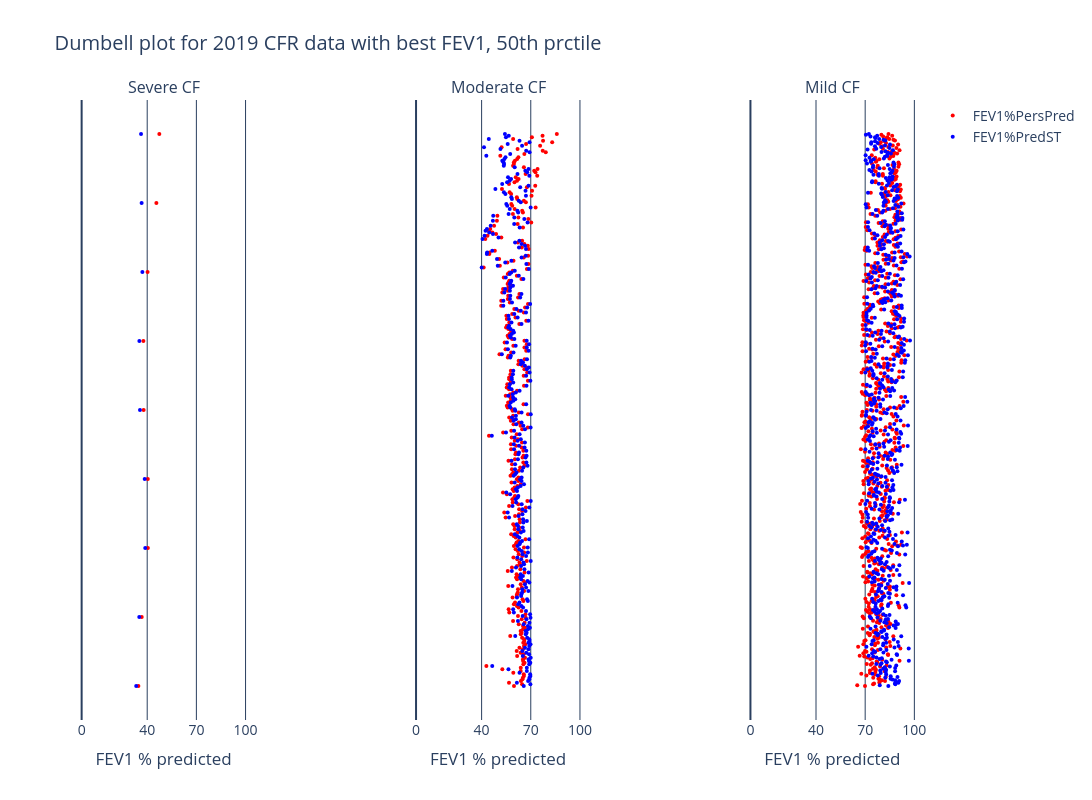

Notebook code for this chart:
### Code cell
prctile = 50
# prctile = 0

title = f"Dumbell plot for 2019 CFR data with best FEV1, {prctile:.0f}th prctile"

diff_col = "pppFEV1 - ppFEV1ST"
t = df[diff_col].abs().quantile(prctile / 100)
df_to_plot = df[df[diff_col].abs() > t]

fig = make_subplots(
    1, 3, horizontal_spacing=0.2, column_titles=["Severe CF", "Moderate CF", "Mild CF"]
)

# Create the three dataframe
mask_mild = df_to_plot["FEV1%PredST"] >= 70
mask_moderate = (df_to_plot["FEV1%PredST"] >= 40) & (df_to_plot["FEV1%PredST"] < 70)
mask_severe = 40 > df_to_plot["FEV1%PredST"]

vh.plot_scalar_dumbell(
    fig, df_to_plot[mask_severe], "FEV1%PredST", "FEV1%PersPred", col=1
)
vh.plot_scalar_dumbell(
    fig, df_to_plot[mask_moderate], "FEV1%PredST", "FEV1%PersPred", col=2
)
vh.plot_scalar_dumbell(
    fig, df_to_plot[mask_mild], "FEV1%PredST", "FEV1%PersPred", col=3
)

fig.update_layout(
    height=1400 if prctile == 0 else 800,
    width=1200,
    font=dict(size=14),
    showlegend=True,
    title=title,
    plot_bgcolor="white",
    paper_bgcolor="white",
)
fig.update_xaxes(
    range=[-1, 101],
    tickvals=[0, 40, 70, 100],
    title="FEV1 % predicted",
    gridcolor="#2a3f5f",
    zeroline=True,
    zerolinecolor="#2a3f5f",
    zerolinewidth=2,
)
fig.update_yaxes(
    showticklabels=False,
    showgrid=False,
    gridcolor="#2a3f5f",
    zeroline=True,
    zerolinecolor="#2a3f5f",
    zerolinewidth=2,
)
# fig.write_image(f"{dh.get_path_to_main()}PlotsCFR/{title}.pdf")
fig.show()

### Figure 1 — Plotly figure (JSON) as saved in the notebook; plotly's stock layout.template omitted (floating-point values rounded to 4 significant figures; data arrays with more than 128 entries replaced by an {"elided": "..."} marker saying what was removed)
{"data": [{"marker": {"color": "red", "size": 4}, "mode": "markers", "name": "FEV1%PersPred", "showlegend": true, "type": "scatter", "x": [34.61, 36.65, 40.4, 40.36, 37.83, 37.67, 40.21, 45.59, 47.4], "xaxis": "x", "y": ["B169778", "C221517", "B167368", "B158702", "B161636", "B162323", "B162395", "B162618", "B162219"], "yaxis": "y"}, {"marker": {"color": "blue", "size": 4}, "mode": "markers", "name": "FEV1%PredST", "showlegend": true, "type": "scatter", "x": [33.28, 35.16, 38.79, 38.48, 35.58, 35.22, 37.06, 36.6, 36.24], "xaxis": "x", "y": ["B169778", "C221517", "B167368", "B158702", "B161636", "B162323", "B162395", "B162618", "B162219"], "yaxis": "y"}, {"marker": {"color": "red", "size": 4}, "mode": "markers", "name": "FEV1%PersPred", "showlegend": false, "type": "scatter", "x": {"elided": "332 float values"}, "xaxis": "x2", "y": {"elided": "332 str values"}, "yaxis": "y2"}, {"marker": {"color": "blue", "size": 4}, "mode": "markers", "name": "FEV1%PredST", "showlegend": false, "type": "scatter", "x": {"elided": "332 float values"}, "xaxis": "x2", "y": {"elided": "332 str values"}, "yaxis": "y2"}, {"marker": {"color": "red", "size": 4}, "mode": "markers", "name": "FEV1%PersPred", "showlegend": false, "type": "scatter", "x": {"elided": "677 float values"}, "xaxis": "x3", "y": {"elided": "677 str values"}, "yaxis": "y3"}, {"marker": {"color": "blue", "size": 4}, "mode": "markers", "name": "FEV1%PredST", "showlegend": false, "type": "scatter", "x": {"elided": "677 float values"}, "xaxis": "x3", "y": {"elided": "677 str values"}, "yaxis": "y3"}], "layout": {"annotations": [{"font": {"size": 16}, "showarrow": false, "text": "Severe CF", "x": 0.1, "xanchor": "center", "xref": "paper", "y": 1, "yanchor": "bottom", "yref": "paper"}, {"font": {"size": 16}, "showarrow": false, "text": "Moderate CF", "x": 0.5, "xanchor": "center", "xref": "paper", "y": 1, "yanchor": "bottom", "yref": "paper"}, {"font": {"size": 16}, "showarrow": false, "text": "Mild CF", "x": 0.9, "xanchor": "center", "xref": "paper", "y": 1, "yanchor": "bottom", "yref": "paper"}], "font": {"size": 14}, "height": 800, "paper_bgcolor": "white", "plot_bgcolor": "white", "showlegend": true, "title": {"text": "Dumbell plot for 2019 CFR data with best FEV1, 50th prctile"}, "width": 1200, "xaxis": {"anchor": "y", "domain": [0, 0.2], "gridcolor": "#2a3f5f", "range": [-1, 101], "tickvals": [0, 40, 70, 100], "title": {"text": "FEV1 % predicted"}, "zeroline": true, "zerolinecolor": "#2a3f5f", "zerolinewidth": 2}, "xaxis2": {"anchor": "y2", "domain": [0.4, 0.6], "gridcolor": "#2a3f5f", "range": [-1, 101], "tickvals": [0, 40, 70, 100], "title": {"text": "FEV1 % predicted"}, "zeroline": true, "zerolinecolor": "#2a3f5f", "zerolinewidth": 2}, "xaxis3": {"anchor": "y3", "domain": [0.8, 1], "gridcolor": "#2a3f5f", "range": [-1, 101], "tickvals": [0, 40, 70, 100], "title": {"text": "FEV1 % predicted"}, "zeroline": true, "zerolinecolor": "#2a3f5f", "zerolinewidth": 2}, "yaxis": {"anchor": "x", "domain": [0, 1], "gridcolor": "#2a3f5f", "showgrid": false, "showticklabels": false, "zeroline": true, "zerolinecolor": "#2a3f5f", "zerolinewidth": 2}, "yaxis2": {"anchor": "x2", "domain": [0, 1], "gridcolor": "#2a3f5f", "showgrid": false, "showticklabels": false, "zeroline": true, "zerolinecolor": "#2a3f5f", "zerolinewidth": 2}, "yaxis3": {"anchor": "x3", "domain": [0, 1], "gridcolor": "#2a3f5f", "showgrid": false, "showticklabels": false, "zeroline": true, "zerolinecolor": "#2a3f5f", "zerolinewidth": 2}}}
